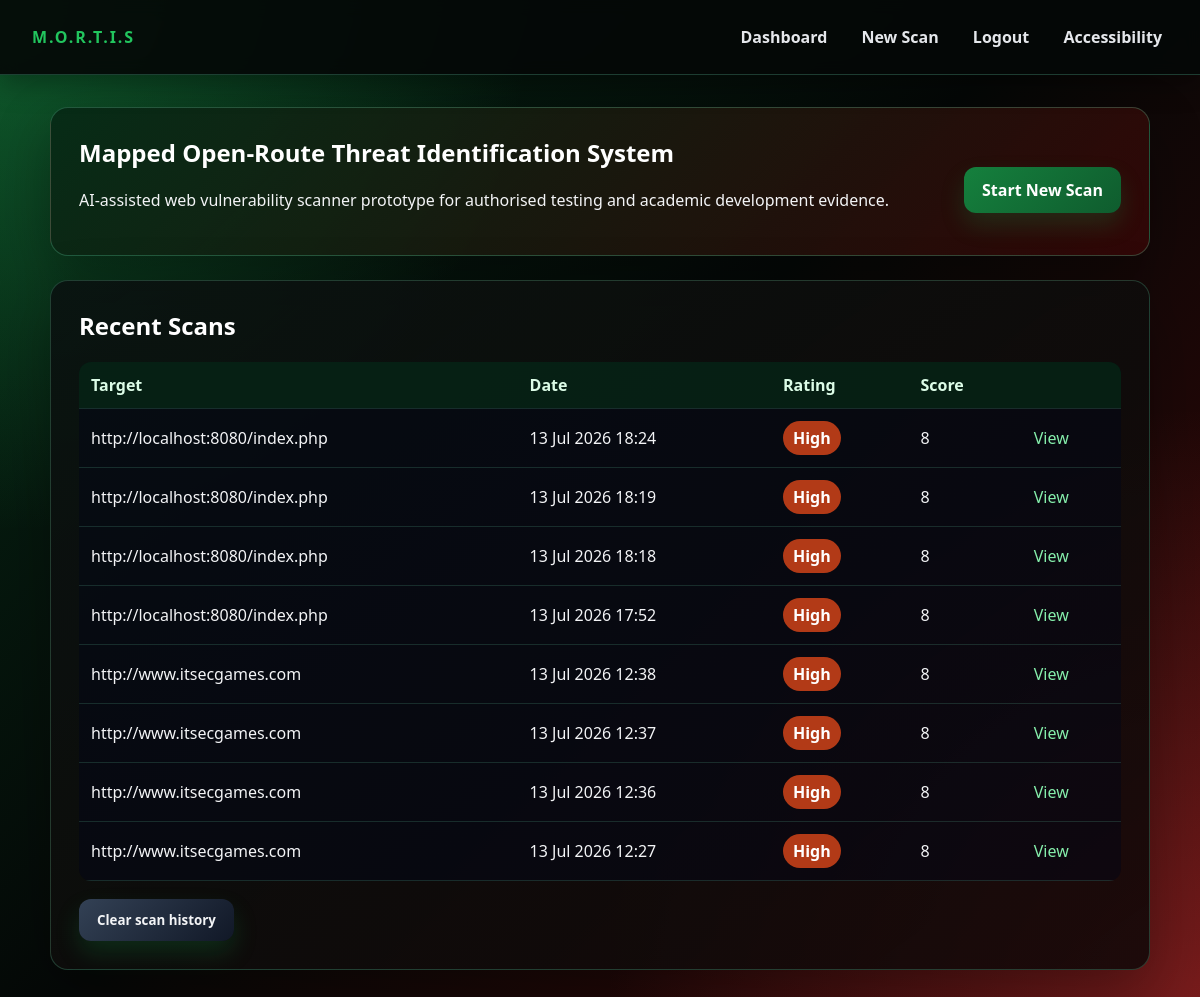
Page /dashboard (signed in) on the earlier database version.
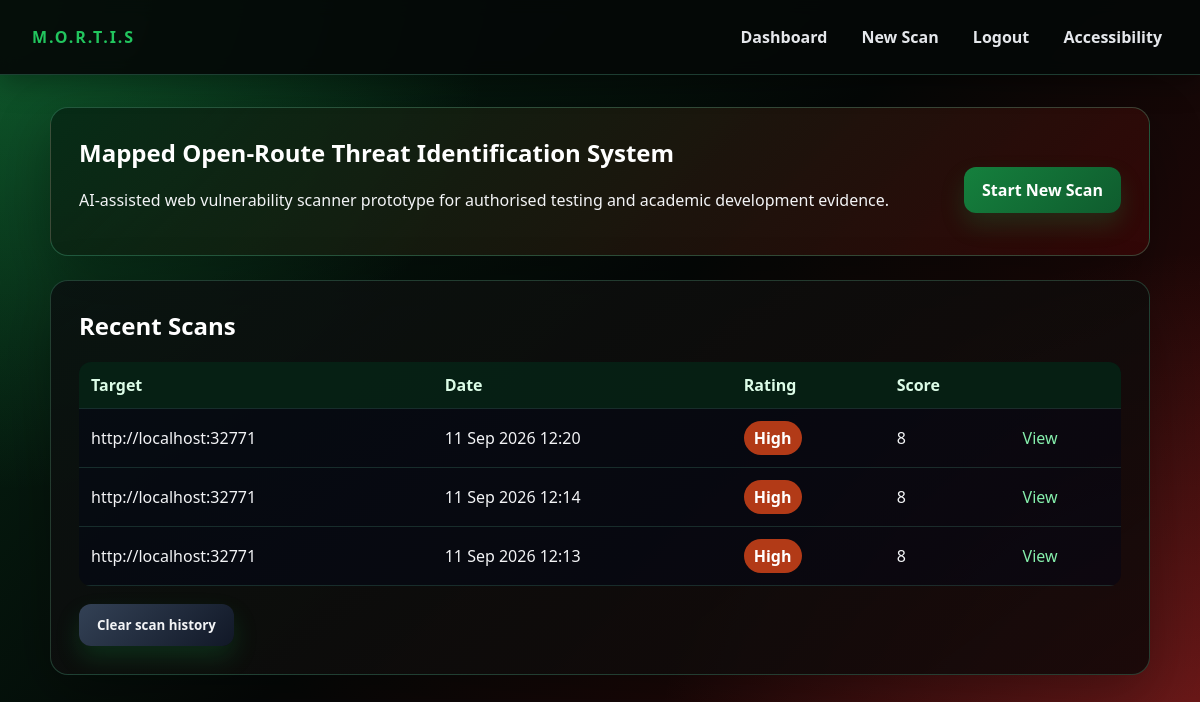
Same page on the later database version.
### app/models.py (models this page shows)
class Scan(db.Model):
    id = db.Column(db.Integer, primary_key=True)
    target_url = db.Column(db.String(500), nullable=False)
    created_at = db.Column(db.DateTime, default=datetime.utcnow)
    overall_score = db.Column(db.Integer, default=0)
    overall_rating = db.Column(db.String(20), default="Low")
    report_summary = db.Column(db.Text, default="")
    report_source = db.Column(db.String(20), default="")  # "api" | "offline" | ""
    status = db.Column(db.String(20), default="running")  # running | reporting | completed | failed
    modules_total = db.Column(db.Integer, default=0)
    modules_done = db.Column(db.Integer, default=0)
    current_module = db.Column(db.String(80), default="")
    findings = db.relationship(
        "Finding",
        backref="scan",
        cascade="all, delete-orphan",
        lazy=True,
        order_by="Finding.score.desc()"
    )

### app/routes.py (the view)
@bp.route("/dashboard")
@login_required
def dashboard():
    scans = Scan.query.order_by(Scan.created_at.desc()).limit(10).all()
    return render_template("dashboard.html", scans=scans)

### app/routes.py (called while the page is built)
def login_required(view):
    @wraps(view)
    def wrapped(*args, **kwargs):
        if "user_id" not in session:
            return redirect(url_for("main.login"))
        return view(*args, **kwargs)
    return wrapped

### app/templates/dashboard.html (shortened to what this page needs)
{% extends "base.html" %}
{% block content %}
<section class="hero">
    <div>
      <h1>Mapped Open-Route Threat Identification System</h1>
      <p>AI-assisted web vulnerability scanner prototype for authorised testing and academic development evidence.</p>
    </div>
  <a class="button" href="{{ url_for('main.scan') }}">Start New Scan</a>
</section>
<section class="card">
  <h2>Recent Scans</h2>
  {% if scans %}
  <table>
    <thead><tr><th>Target</th><th>Date</th><th>Rating</th><th>Score</th><th></th></tr></thead>
    <tbody>
    {% for scan in scans %}
      <tr>
        <td>{{ scan.target_url }}</td>
        <td>{{ scan.created_at.strftime('%d %b %Y %H:%M') }}</td>
        <td>
          {% if scan.status in ("running", "reporting") %}
            <span class="badge info">Running…</span>
          {% elif scan.status == "failed" %}
            <span class="badge critical">Failed</span>
          {% else %}
            <span class="badge {{ scan.overall_rating|lower }}">{{ scan.overall_rating }}</span>
          {% endif %}
        </td>
        <td>{{ scan.overall_score }}</td>
        <td>
          {% if scan.status in ("running", "reporting") %}
            <a href="{{ url_for('main.scan_progress', scan_id=scan.id) }}">View progress</a>
          {% else %}
            <a href="{{ url_for('main.results', scan_id=scan.id) }}">View</a>
          {% endif %}
        </td>
      </tr>
    {% endfor %}
    </tbody>
  </table>
  <form method="post" action="{{ url_for('main.clear_history') }}"
        onsubmit="return confirm('Are you sure you want to clear your scan history? This permanently deletes all scans and cannot be undone.');">
    <button type="submit" class="secondary">Clear scan history</button>
  </form>
  {% else %}
    <p class="muted">No scans yet. Run your first authorised scan.</p>
  {% endif %}
</section>
{% endblock %}

### app/templates/base.html (shortened to what this page needs)
<!doctype html>
<html lang="en">
<head>
  <link rel="stylesheet" href="{{ url_for('static', filename='css/style.css') }}">
</head>
<body>
  <header class="topbar">
    <div class="brand">M.O.R.T.I.S</div>
    <nav aria-label="Primary">
      {% if session.get('user_id') %}
        <a href="{{ url_for('main.dashboard') }}">Dashboard</a>
        <a href="{{ url_for('main.scan') }}">New Scan</a>
        <a href="{{ url_for('main.logout') }}">Logout</a>
      {% endif %}
      <a href="{{ url_for('main.accessibility') }}">Accessibility</a>
    </nav>
  </header>
  <main class="container" id="main" tabindex="-1">
    {% block content %}{% endblock %}
  </main>
</body>
</html>

### app/static/css/style.css (style rules this page uses)
:root { --bg: #050807; --bg-red: #3a0707; --bg-green:#062915; --panel: rgba(10, 18, 16, 0.92); --panel-2: rgba(18, 8, 8, 0.88); --text: #f3f4f6; --muted: #a7b7ad; --line: rgba(110, 231, 183, 0.22); --accent: #ef4444; --accent-2:#22c55e; --danger: #dc2626; --success: #16a34a; }
*, *::before, *::after { box-sizing: border-box; }
body { margin: 0; font-family: "Aptos", "Aptos Display", "Segoe UI", Arial, sans-serif; color: var(--text); background: radial-gradient(circle at top left, rgba(34, 197, 94, 0.34), transparent 34%), radial-gradient(circle at bottom right, rgba(239, 68, 68, 0.34), transparent 38%), linear-gradient(135deg, var(--bg-green) 0%, var(--bg) 48%, var(--bg-red) 100%); background-attachment: fixed; }
button, input, select, textarea, .summary { font-family: inherit; }
h1, h2, h3 { margin-top: 0; color: #ffffff; }
a { color: #86efac; text-decoration: none; }
.topbar { position: sticky; top: 0; display: flex; justify-content: space-between; align-items: center; padding: 18px 32px; background: rgba(5, 8, 7, 0.92); border-bottom: 1px solid rgba(110, 231, 183, 0.24); box-shadow: 0 8px 28px rgba(0, 0, 0, 0.35); backdrop-filter: blur(8px); }
.topbar .brand { font-weight: 800; letter-spacing: 0.12em; color: var(--accent-2); }
.topbar nav a { margin-left: 18px; color: #e5e7eb; font-weight: 700; }
.container { width: min(1100px, 94%); margin: 32px auto; }
.hero { display: flex; justify-content: space-between; align-items: center; gap: 24px; padding: 28px; margin-bottom: 24px; background: linear-gradient(135deg, rgba(6, 41, 21, 0.92), rgba(58, 7, 7, 0.76)); border: 1px solid rgba(110, 231, 183, 0.26); border-radius: 18px; box-shadow: 0 20px 55px rgba(0, 0, 0, 0.32); }
.card { padding: 28px; margin-bottom: 24px; background: linear-gradient(145deg, var(--panel), var(--panel-2)); border: 1px solid rgba(110, 231, 183, 0.22); border-radius: 18px; box-shadow: 0 20px 60px rgba(0, 0, 0, 0.32); }
button, .button { display: inline-block; margin-top: 18px; padding: 12px 18px; background: linear-gradient(135deg, #15803d, #0f5c2e); color: #ffffff; font-weight: 800; border: 0; border-radius: 12px; cursor: pointer; box-shadow: 0 12px 24px rgba(22, 163, 74, 0.20); }
.secondary { background: linear-gradient(135deg, #334155, #111827); color: var(--text); }
table { width: 100%; border-collapse: collapse; background: rgba(2, 6, 23, 0.45); border-radius: 12px; overflow: hidden; }
th, td { padding: 12px; text-align: left; border-bottom: 1px solid rgba(110, 231, 183, 0.16); }
th { color: #dcfce7; background: rgba(6, 41, 21, 0.72); }
.badge { display: inline-block; padding: 6px 10px; background: #334155; color: #ffffff; font-weight: 800; border-radius: 999px; }
.badge.high { background: #b23a17; color: #ffffff; }
.topbar nav a { display: inline-block; padding: 8px 6px; }

Differences in the rows shown:
removed Scan: target_url "http://localhost:8080/index.php", created_at "13 Jul 2026 18:24", overall_rating "High", overall_score "8"
removed Scan: target_url "http://localhost:8080/index.php", created_at "13 Jul 2026 18:19", overall_rating "High", overall_score "8"
removed Scan: target_url "http://localhost:8080/index.php", created_at "13 Jul 2026 18:18", overall_rating "High", overall_score "8"
removed Scan: target_url "http://localhost:8080/index.php", created_at "13 Jul 2026 17:52", overall_rating "High", overall_score "8"
removed Scan: target_url "http://www.itsecgames.com", created_at "13 Jul 2026 12:38", overall_rating "High", overall_score "8"
removed Scan: target_url "http://www.itsecgames.com", created_at "13 Jul 2026 12:37", overall_rating "High", overall_score "8"
removed Scan: target_url "http://www.itsecgames.com", created_at "13 Jul 2026 12:36", overall_rating "High", overall_score "8"
removed Scan: target_url "http://www.itsecgames.com", created_at "13 Jul 2026 12:27", overall_rating "High", overall_score "8"
added Scan: target_url "http://localhost:32771", created_at "11 Sep 2026 12:20", overall_rating "High", overall_score "8"
added Scan: target_url "http://localhost:32771", created_at "11 Sep 2026 12:14", overall_rating "High", overall_score "8"
added Scan: target_url "http://localhost:32771", created_at "11 Sep 2026 12:13", overall_rating "High", overall_score "8"
